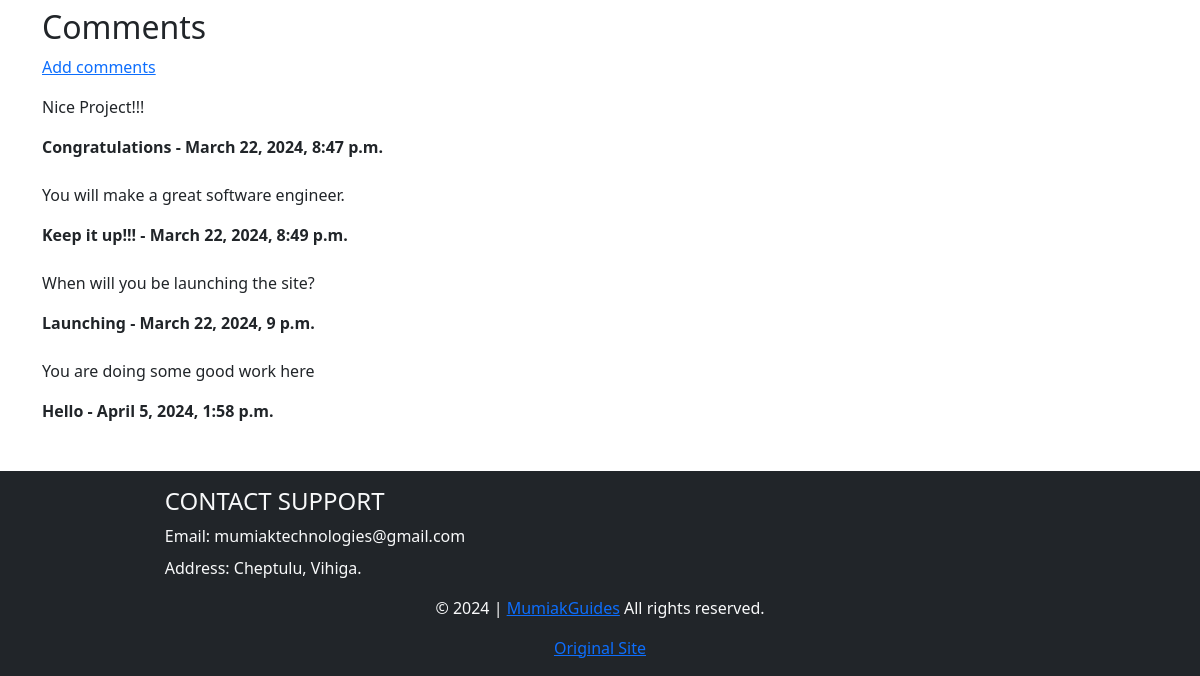
The app's page /listing/1/ (lower part), older data.
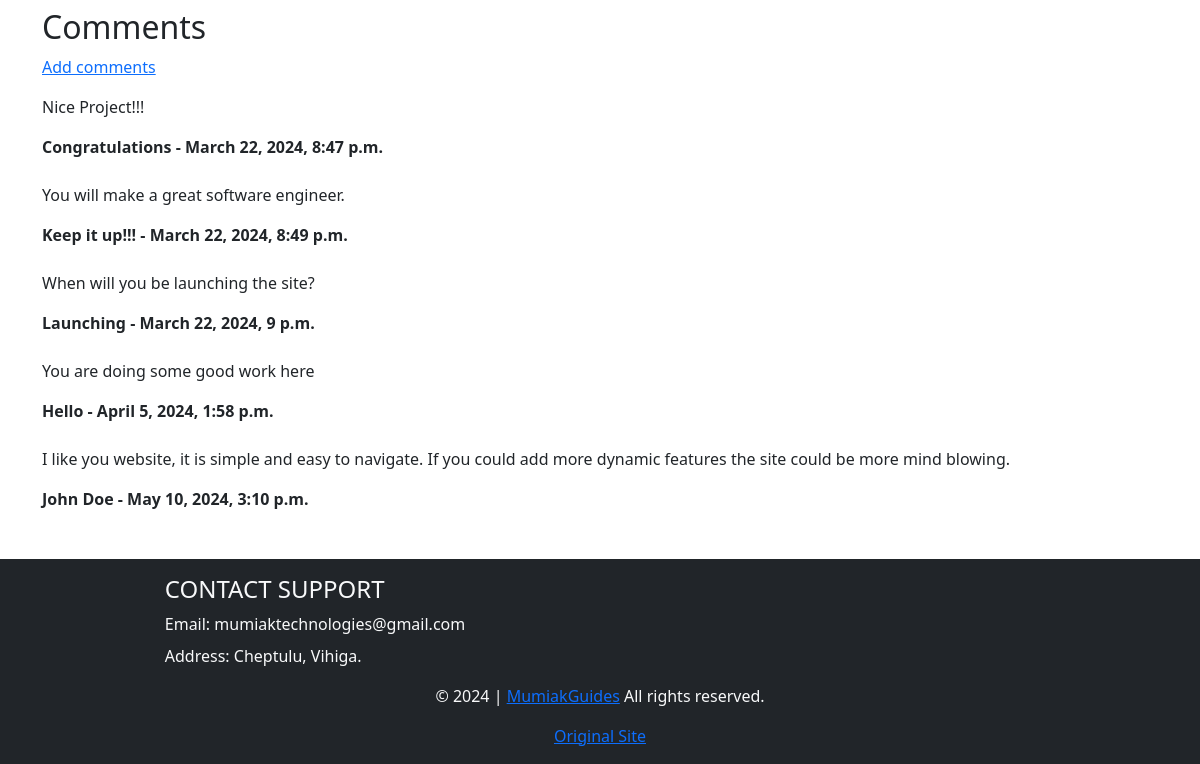
The same page, newer data.
### listings/models.py (models this page shows, shortened)
class Comment(models.Model):
    listing = models.ForeignKey(Listing, on_delete=models.CASCADE, related_name="comments")
    comment_name = models.CharField(max_length=255)
    body = models.TextField()
    date_added = models.DateTimeField(auto_now_add=True)

### listings/views.py (the view)
# urls.py: path('listing/<int:pk>/', ListingView.as_view(), name="listing"),
class ListingView(DetailView):
    model = Listing
    template_name = "listing/listing_detail.html"
    def get_context_data(self, *args, **kwargs):
        town_menu = Town.objects.all()
        context = super(ListingView, self).get_context_data(*args, **kwargs)
        tlikes = get_object_or_404(Listing, id=self.kwargs['pk'])
        total_likes = tlikes.total_likes()
        liked = False
        if tlikes.likes.filter(id=self.request.user.id).exists():
            liked = True
        context["town_menu"] = town_menu
        context["total_likes"] = total_likes
        context["liked"] = liked
        return context

### listings/models.py (called while the page is built)
    def total_likes(self):
        return self.likes.count()

### listings/templates/listing/listing_detail.html (shortened to what this page needs)
<!doctype html>
<html lang="en">
<head>
    <link href="https://cdn.jsdelivr.net/npm/bootstrap@5.3.3/dist/css/bootstrap.min.css" rel="stylesheet"
>
    {% load static %}
</head>
<body>
    <div class="container mt-5">
        <div class="mt-5" id="comment">
            <h2>Comments</h2>
            {% if not listing.comments.all %}
            <p>No comments yet. <a href="{% url 'new_comment' listing.pk %}">Add</a></p>
            {% else %}
            <p><a href="{% url 'new_comment' listing.pk %}">Add comments</a></p>
            {% for comment in listing.comments.all %}
            <div class="mb-4">
                <p>{{ comment.body }}</p>
                <strong>{{ comment.comment_name }} - {{ comment.date_added }}</strong>
            </div>
            {% endfor %}
            {% endif %}
        </div>
    </div>
    <footer class="py-3 bg-dark text-light mt-5" id="contact">
        <div class="container">
            <div class="row d-flex justify-content-between">
                <div class="col-md-6 d-flex justify-content-center">
                    <div>
                        <h4>CONTACT SUPPORT</h4>
                        <a href="mailto:{{ page_user.user.email }}" class="nav-link mt-2">Email: {{ listing.owner.email }}</a>
                        <a href="#" class="nav-link mt-2">Address: {{ listing.town }}, Vihiga.</a>
                    </div>
                </div>
                <div class="text-center">
                    <p class="mt-3">&copy; 2024 | <a href="{% url 'listing' listing.pk %}">{{ listing.name }}</a> All
                        rights reserved.</p>
                </div>
                <a class="text-center" href="{% url 'home' %}">Original Site</a>
            </div>
        </div>
    </footer>
</body>
</html>

Row changes from the older to the newer data that the page shows:
added Comment: body "I like you website, it is simple and easy to navigate. If you could add more dynamic features the site could be more mind blowing.", comment_name "John Doe", date_added "May 10, 2024, 3:10 p.m."
